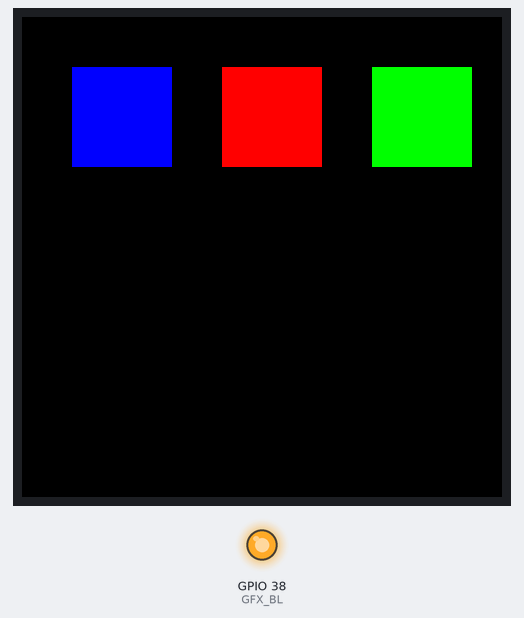
Simulated run of this program. Board: ESP32-S3. On the bench: 480×480 colour display, output pins drawn as LEDs (lit = HIGH). What the program prints to the serial monitor is not drawn.

Above: at 0.4 s.

The program:

main.cpp
```cpp
#include <Arduino.h>
#include <Arduino_GFX_Library.h>


// Display configuration
#define GFX_BL 38
Arduino_DataBus *bus = new Arduino_SWSPI(
    GFX_NOT_DEFINED /* DC */, 39 /* CS */,
    48 /* SCK */, 47 /* MOSI */, GFX_NOT_DEFINED /* MISO */);
#define RGB_PANEL
Arduino_ESP32RGBPanel *rgbpanel = new Arduino_ESP32RGBPanel(
    18 /* DE */, 17 /* VSYNC */, 16 /* HSYNC */, 21 /* PCLK */,
    11 /* R0 */, 12 /* R1 */, 13 /* R2 */, 14 /* R3 */, 0 /* R4 */,
    8 /* G0 */, 20 /* G1 */, 3 /* G2 */, 46 /* G3 */, 9 /* G4 */, 10 /* G5 */,
    4 /* B0 */, 5 /* B1 */, 6 /* B2 */, 7 /* B3 */, 15 /* B4 */,
    1 /* hsync_polarity */, 10 /* hsync_front_porch */, 8 /* hsync_pulse_width */, 50 /* hsync_back_porch */,
    1 /* vsync_polarity */, 10 /* vsync_front_porch */, 8 /* vsync_pulse_width */, 20 /* vsync_back_porch */,
    0 /* pclk_active_neg */, 12000000 /* prefer_speed */, false /* useBigEndian */,
    0 /* de_idle_high */, 0 /* pclk_idle_high */, 0 /* bounce_buffer_size_px */);
Arduino_RGB_Display *gfx = new Arduino_RGB_Display(
    480 /* width */, 480 /* height */, rgbpanel, 1 /* rotation */, true /* auto_flush */,
    bus, GFX_NOT_DEFINED /* RST */, st7701_type9_init_operations, sizeof(st7701_type9_init_operations));
// Display configuration end


void setup() {
  Serial.begin(115200);
  Serial.println("ESP32 RGB Panel Test");

  // Initialize display
  if (!gfx->begin()) {
    Serial.println("Display initialization failed!");
    while (1);
  }

  pinMode(GFX_BL, OUTPUT);
  digitalWrite(GFX_BL, HIGH);

  // Set display parameters
  gfx->fillScreen(BLACK);
  gfx->setTextColor(WHITE);
  gfx->setTextSize(2);

  // Try swapped color values
  gfx->fillRect(50, 50, 100, 100, 0x001F);  // Should be red (using blue value)
  gfx->fillRect(200, 50, 100, 100, 0xF800); // Should be green (using red value)
  gfx->fillRect(350, 50, 100, 100, 0x07E0); // Should be blue (using green value)
}

void loop() {
  // Nothing to do in loop for now
  delay(1000);
}
```
